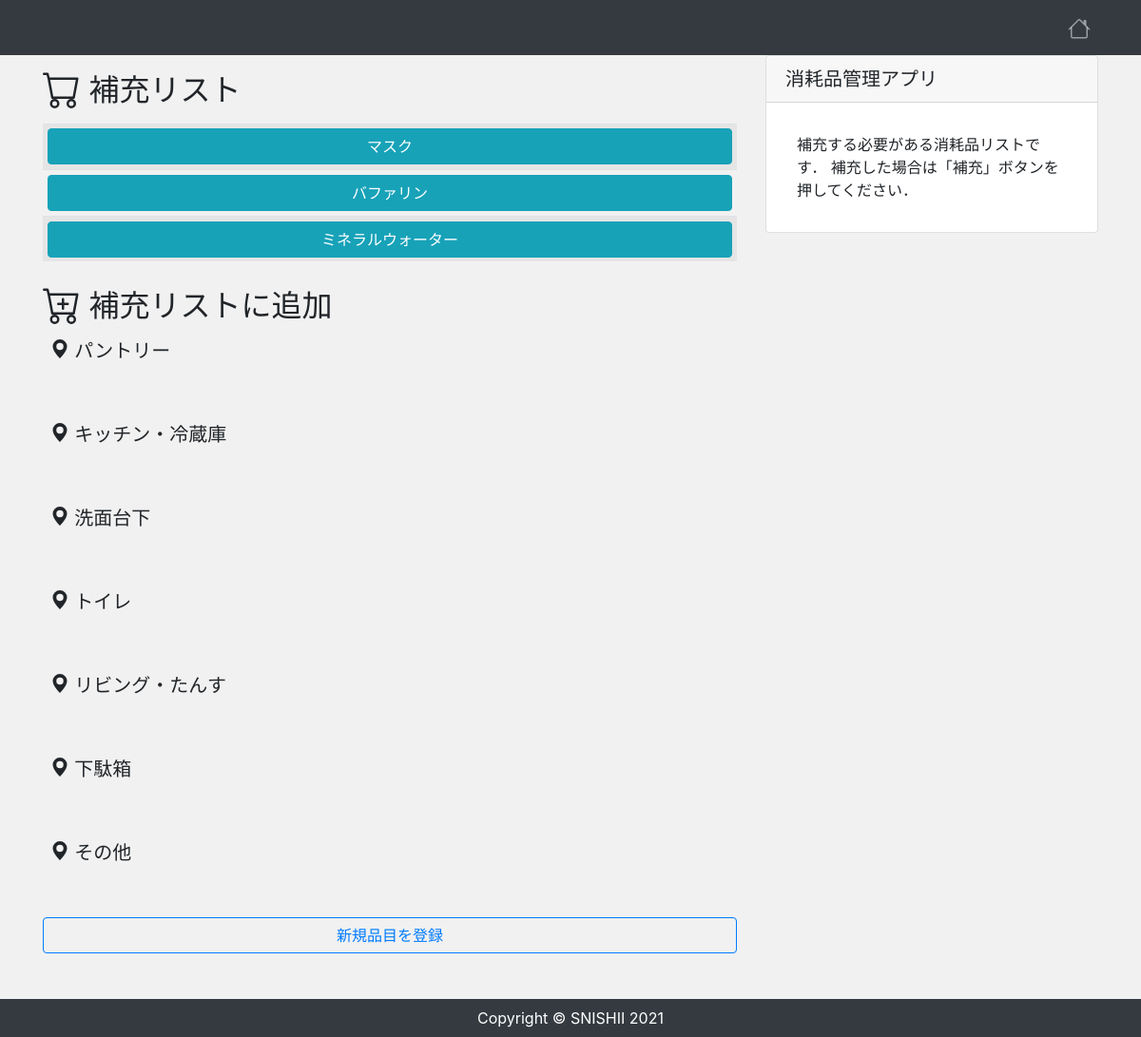
Before: / (signed in) with the older database file.
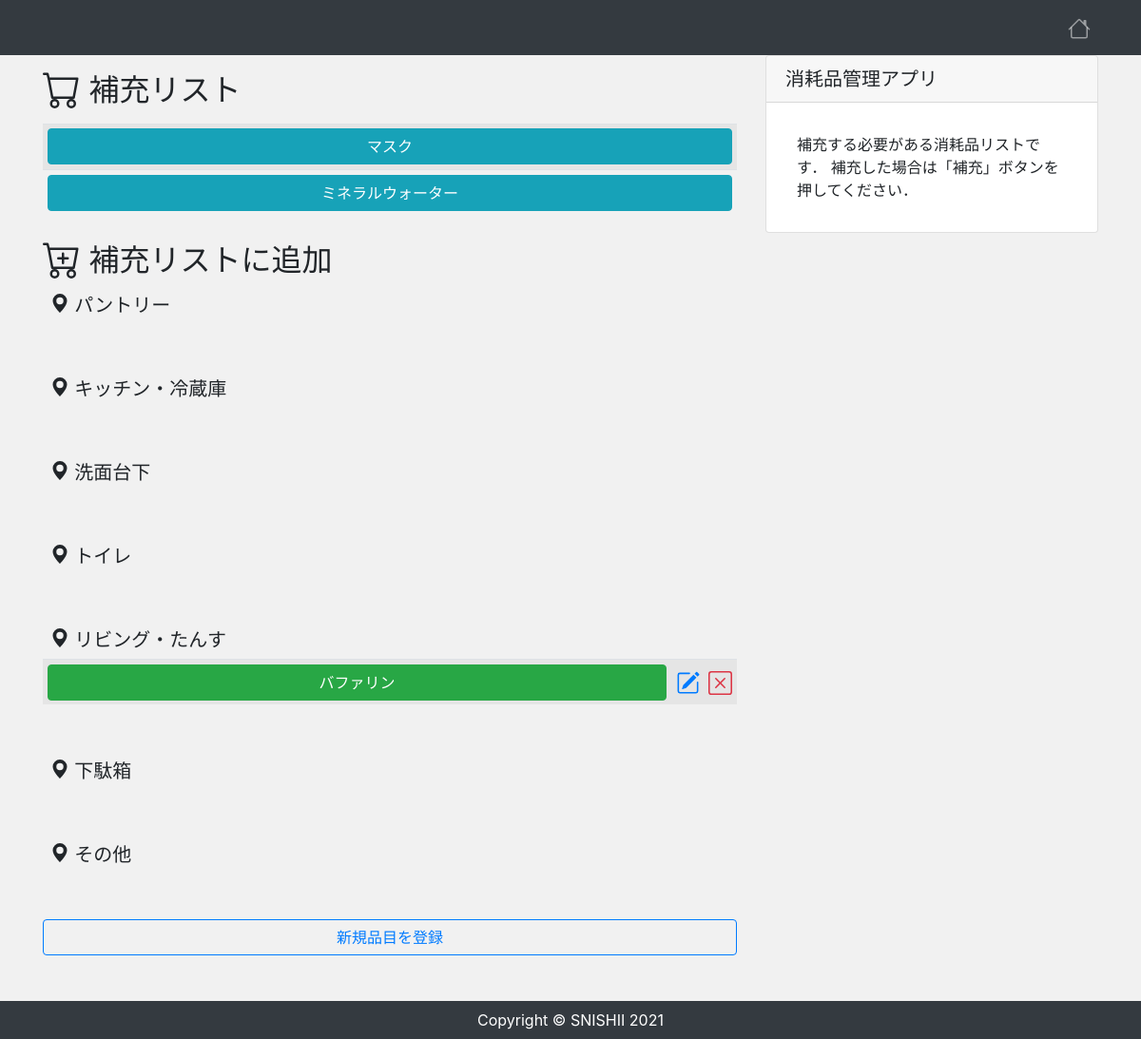
After: the same page with the newer database file.
### app/models.py (models this page shows, shortened)
class Item(models.Model):
    registerer = models.ForeignKey(settings.AUTH_USER_MODEL, on_delete=models.CASCADE)
    item = models.CharField("品目", max_length=100)
    place = models.IntegerField(choices=PLACES)
    need = models.BooleanField(verbose_name='補充が必要か',  default=False)
    memo = models.TextField("備考", blank=True)
    created = models.DateTimeField("作成日", default=timezone.now)

### app/views.py (the view)
# urls.py: path('', views.IndexView.as_view(), name='index'),
class IndexView(LoginRequiredMixin, View):
    def get(self, request, *args, **kwargs):
        item_data = Item.objects.order_by('-id')
        isexist_need = False
        for item in item_data:
            if item.need:
                isexist_need = True
                break
        PLACES = (
            (1, 'パントリー'),
            (2, 'キッチン・冷蔵庫'),
            (3, '洗面台下'),
            (4, 'トイレ'),
            (5, 'リビング・たんす'),
            (6, '下駄箱'),
            (7, 'その他'),
        )
        return render(request, 'app/index.html', {
            'item_data': item_data,
            'isexist_need': isexist_need,
            'PLACES': PLACES
        })

### app/templates/app/index.html (shortened to what this page needs)
{% extends "app/base.html" %}
{% block content %}
<div class="row mt-0 mb-4">
    <div class="col-md-8">
        <h2 class="mt-3 mb-3">
          補充リスト
        </h2>
            <div class="card-body p-0">
                {% if isexist_need %}
                <table class="table table-striped text-center table-sm align-middle">
                    <tbody>
                        {% for item in item_data %}
                        {% if item.need %}
                        <tr>
                             <th class="align-middle" style="width:100%;">
                                <a class="btn btn-info" style="width:100%;" href="{% url 'restock' item.id %}">
                                {{ item.item }}
                                </a>
                            </th>
                        </tr>
                        {% endif %}
                        {% endfor %}
                    </tbody>
                </table>
                {% else %}
                <div class="my-4 mx-4">
                    <h5>補充が必要なものはありません！</h5>
                </div>
                {% endif %}
            </div>
        <h2 class="mt-4 mb-3">  補充リストに追加
        </h2>
        <div class="mb-4 pt-0">
        {% for place in PLACES %}
            <div class="card-body px-0 pt-0">
                <h5 class="my-2 ml-2">
                    <svg style="vertical-align: top;" xmlns="http://www.w3.org/2000/svg" width="20" height="20" fill="currentColor" class="bi bi-geo-alt-fill" viewBox="0 0 16 16">
                    <path d="M8 16s6-5.686 6-10A6 6 0 0 0 2 6c0 4.314 6 10 6 10zm0-7a3 3 0 1 1 0-6 3 3 0 0 1 0 6z"/>
                    </svg>
                    {{ place.1}}
                </h5>
                <table class="table table-striped text-center table-sm">
                    <tbody>
                        {% for item in item_data %}
                        {% if not item.need %}
                        {% if item.place == place.0 %}
                        <tr>
                            <th class="align-middle" style="width:100%;">
                                <a class="btn btn-success" style="width:100%;" href="{% url 'addlist' item.id %}">
                                  {{ item.item }}
                                </a>
                            </th>
                            <th class="align-middle"><a href="{% url 'edit' item.id %}"></a></th>
                            <th class="align-middle"><a href="{% url 'delete' item.id %}" class="text-danger"></a></th>
                        </tr>
                        {% endif %}
                        {% endif %}
                        {% endfor %}
                    </tbody>
                </table>
            </div>
        {% endfor %}
        <div class="mb-4"><a class="btn btn-outline-primary" style="width:100%;" href="{% url 'additem' %}">新規品目を登録</a></div>
        </div>
    </div>
    <div class="col-md-4">
        <div class="card">
            <h5 class="card-header">消耗品管理アプリ</h5>
            <div class="card-body">
                <p class="mb-0">
                    補充する必要がある消耗品リストです．
                    補充した場合は「補充」ボタンを押してください．
                </p>
            </div>
        </div>
    </div>
</div>
{% endblock %}

Changed rows visible on the page:
changed Item "バファリン": moves from the list under "補充リスト" to the list under "リビング・たんす"
